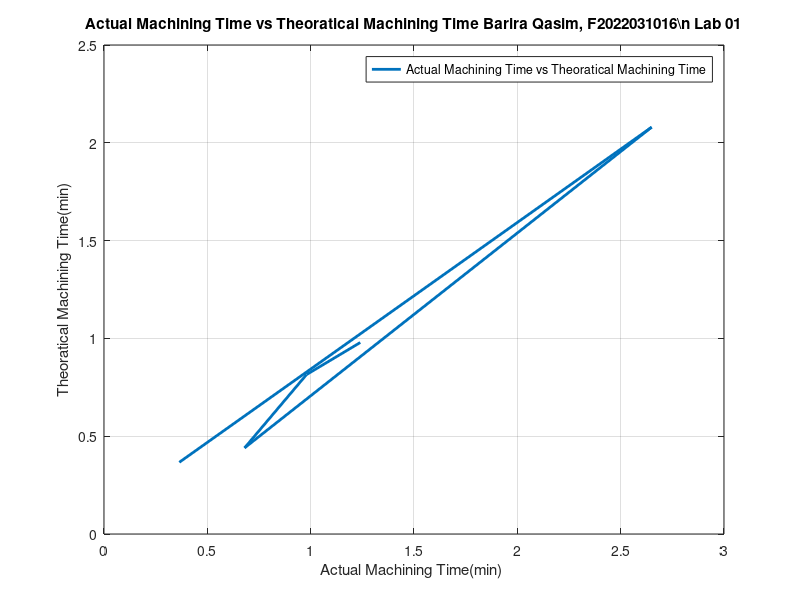

MATLAB code for this plot:
% Machine Tools and Machining/ Machinig Processes Lab 
% Student Name: "Enter Your Student Name"
% Student ID: "Enter Your Student ID"
% Lab 01: Introduction to lathe Machine perform straight turning and calculate machining time.

% Graphs
% Draw a Graph between the Machining Time and Actual Machining Time
% Given Data
Actual_Machining_Time = [0.36423, 2.65, 0.68, 0.98, 1.24];
Theoratical_Machining_Time = [0.3665, 2.08, 0.44, 0.815, 0.979];

% Plotting 
plot(Actual_Machining_Time, Theoratical_Machining_Time, 'Linewidth', 2);

% Cutomization
xlabel ('Actual Machining Time(min) ');
ylabel ('Theoratical Machining Time(min)');
title ('Actual Machining Time vs Theoratical Machining Time Barira Qasim, F2022031016\n Lab 01')
legend ('Actual Machining Time vs Theoratical Machining Time');
grid on;
